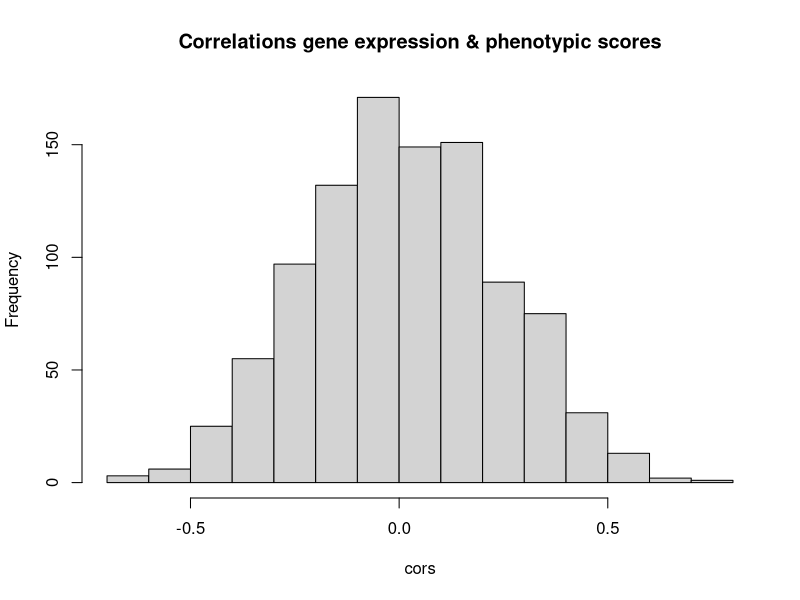
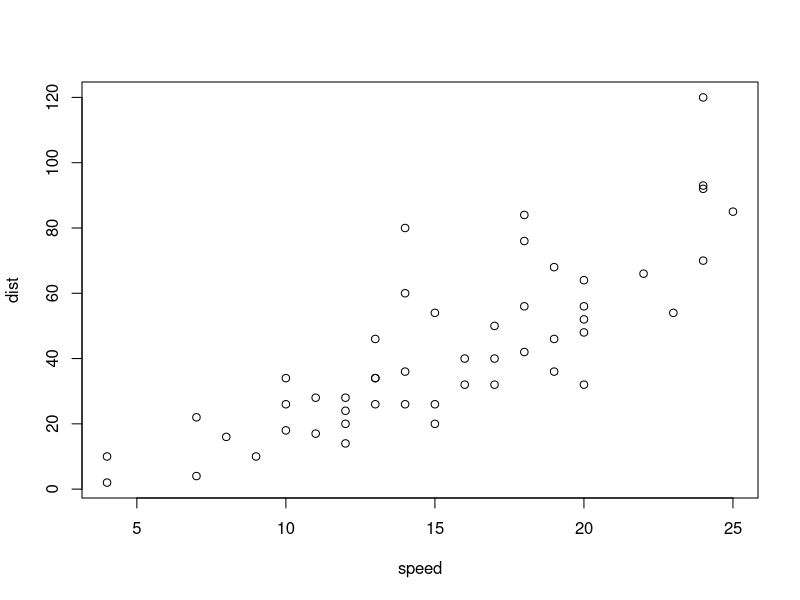

Reproduce these figures in R, in order.
## ---- chunk 1
pheno=rnorm(20)
genes=matrix(rnorm(20*1000),ncol=20)
genematrixtranspose=t(genes)
cors= cor(genematrixtranspose,pheno)
hist(cors,main="Correlations gene expression & phenotypic scores")
## ---- chunk 2
simulation=function(npheno=20,ngenes=1000, nsel=10){
if(nsel>=npheno-1)stop ("warning message")
pheno=rnorm(npheno)
genes=matrix(rnorm(npheno*ngenes),ncol=npheno)
genematrixtranspose=t(genes)
cors= cor(genematrixtranspose,pheno)
selgenes=order(cors,decreasing=FALSE)[1:nsel]
sigGenes=genes[selgenes,]
R2=var(fitted(lm(pheno~t(sigGenes))))/var(pheno)
c(maxAbsR=max(abs(cors)),minR=min(cors),maxR=max(cors),Rsq=R2)
}
simN20G1000S10=matrix(nrow=1000,ncol=4)
for (i in 1:1000) simN20G1000S10[i,]=simulation(npheno=20,ngenes=1000,nsel=10)
hist 
## ---- chunk 3
plot(cars)
